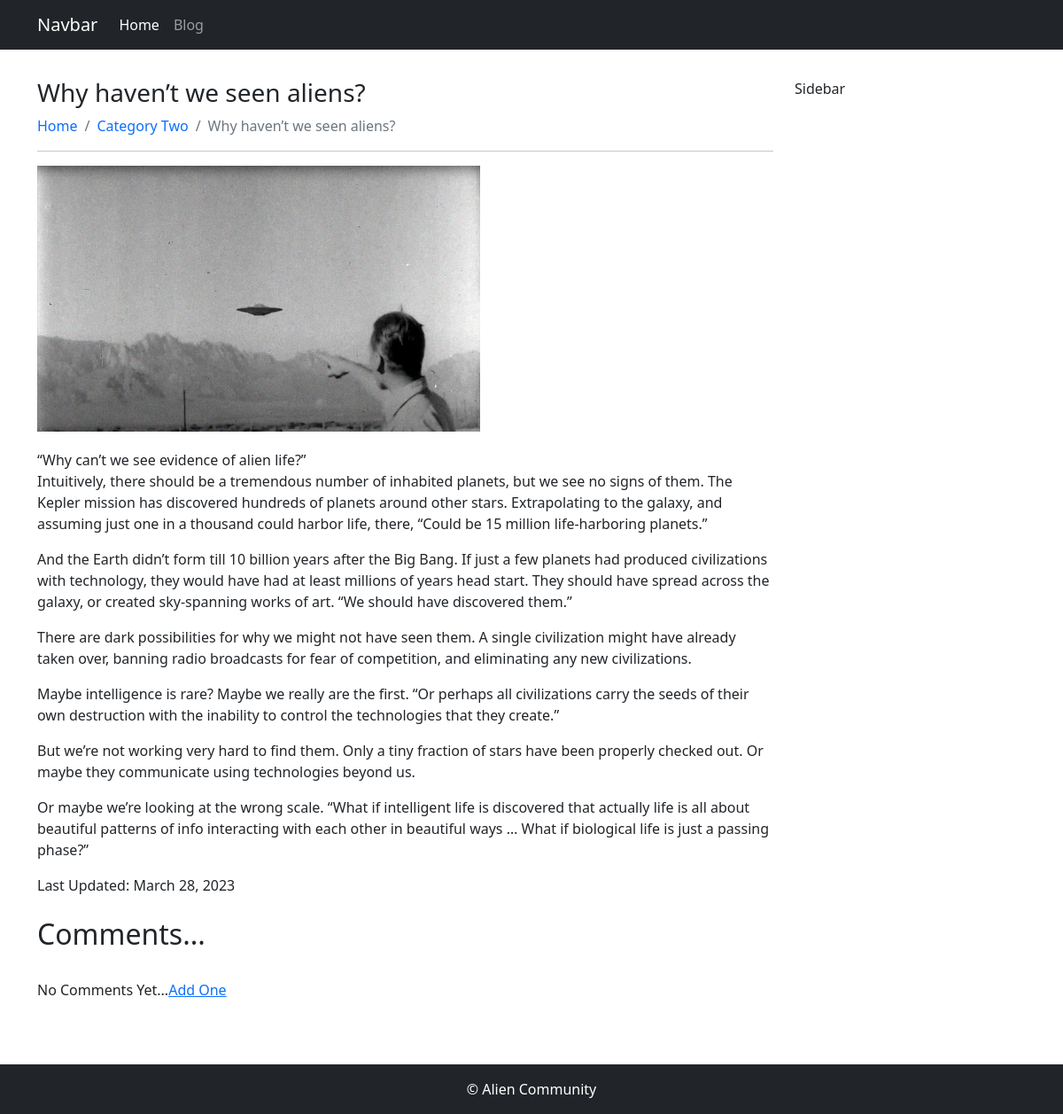
Page /why-havent-we-seen-aliens on the committed database.
### blog/models.py (models this page shows, shortened)
class BlogPost(models.Model):
    STATUS = [
        ('draft', 'Draft'),
        ('published', 'Published')
    ]
    title = models.CharField(max_length=200)
    featured = models.ImageField(upload_to='blogs/', blank=True, null=True)
    slug = models.SlugField(unique=True, null=True, blank=True)
    content = RichTextUploadingField()
    created = models.DateTimeField(auto_now_add=True)
    updated = models.DateField(auto_now=True)
    category = models.ForeignKey(Category, on_delete=models.CASCADE)
    status = models.CharField(max_length=10, choices=STATUS, default='draft')
    meta_title = models.CharField(max_length=200, blank=True, null=True)
    meta_description = models.TextField(blank=True, null=True)
    class Meta:
        verbose_name_plural = 'All Posts'

class Category(models.Model):
    title = models.CharField(max_length=200)
    slug = models.SlugField(unique=True, null=True, blank=True)
    class Meta:
        verbose_name_plural = 'Categories'

### blog/views.py (the view)
# urls.py: path('<slug:slug>', views.single_post, name='single_post'),
def single_post(request, slug):
    post = get_object_or_404(BlogPost, slug= slug)
    template_name = 'Blog/single.html'
    context = {'post':post}
    return render(request, template_name, context)

### templates/Blog/single.html (shortened to what this page needs)
{% extends 'base.html' %}
{% block content %}
<div class="container my-3">
    <div class="row py-3">
        <div class="col-md-9">
            <h1 class="h3">{{post.title}}</h1>
              <nav aria-label="breadcrumb">
                <ol class="breadcrumb">
                  <li class="breadcrumb-item"><a class="text-decoration-none text-primary" href="{% url 'home' %}">Home</a></li>
                  <li class="breadcrumb-item"><a href="#" class="text-decoration-none text-primary">{{post.category.title}}</a></li>
                  <li class="breadcrumb-item active" aria-current="page">{{post.title}}</li>
                </ol>
              </nav>
              <hr>
              <div class="my-3">
                <img src="{{post.featured.url}}" alt="{{post.title}}" width="500" height="300" style="margin-bottom: 20px;">
                {{post.content|safe}}
              </div>
              Last Updated: {{post.updated}}
              {% load social_share %}
              <br/><br/>
              <h2>Comments...</h2>
              <br/>
              {% if not post.comments.all %}
                  No Comments Yet...<a href="{% url 'add_comment' %}">Add One</a>
              {% endif %}
              <br/><br/>
        </div>
        <div class="col-md-3">Sidebar</div>
    </div>
</div>
{% endblock content%}

### rows in the picture
BlogPost: title "Why haven’t we seen aliens?", category "Category Two", featured (picture), content "“Why can’t we see evidence of alien life?” Intuitively, there should be a tremendous number of inhabited planets, but we see no signs of them. The Kepler mission has discovered hundreds of planets around other stars. Extrapolating to the galaxy, and assuming just one in a thousand could harbor life, there, “Could be 15 million life-harboring planets.” And the Earth didn’t form till 10 billion years after the Big Bang. If just a few planets had produced civilizations with technology, they would have had at least millions of years head start. They should have spread across the galaxy, or created sky-spanning works of art. “We should have discovered them.” There are dark possibilities for why…", updated "March 28, 2023"
